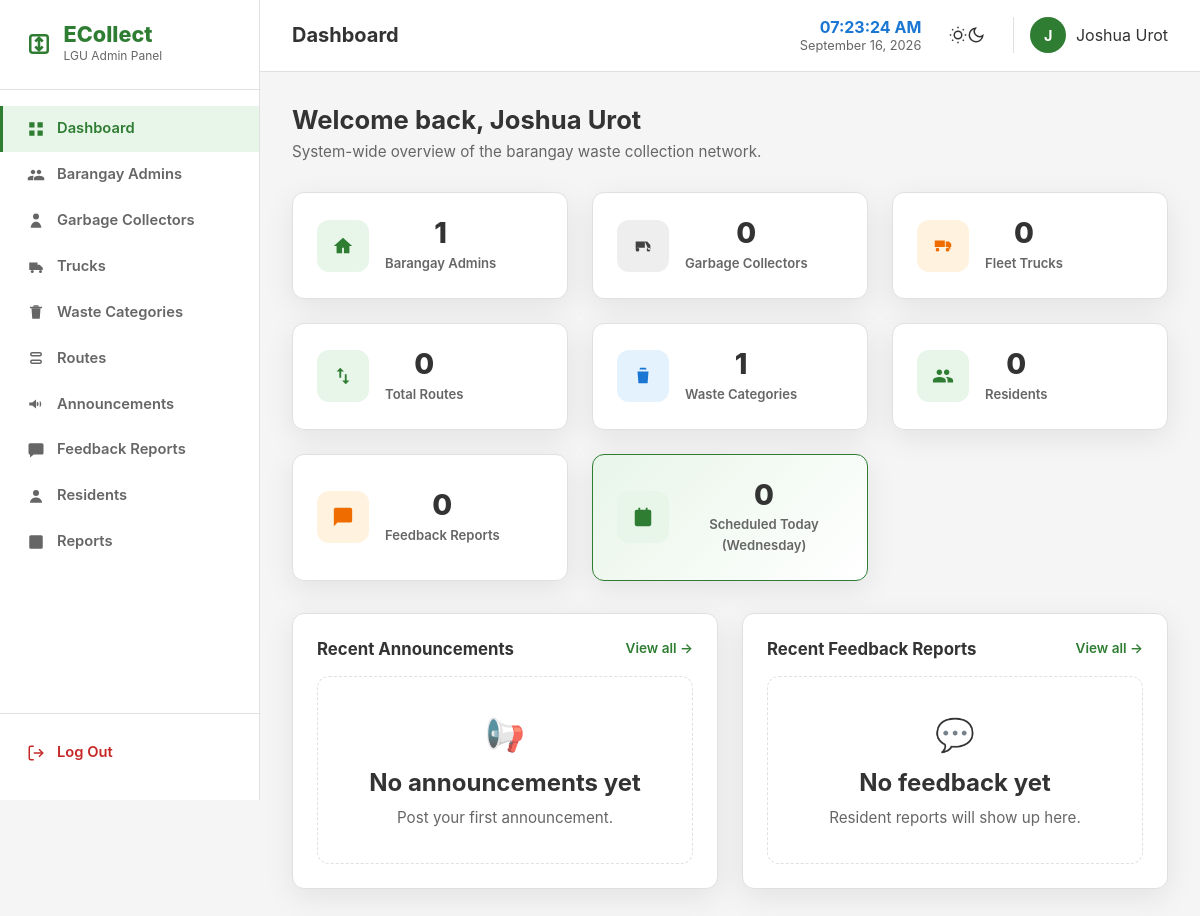
The app's page /users/lgu_admin/dashboard.php (signed in) with its own data.
### tables this page shows
CREATE TABLE `lgu_admin` (
  `lgu_admin_id` int(11) NOT NULL,
  `email` varchar(100) NOT NULL,
  `password` varchar(255) NOT NULL,
  `first_name` varchar(50) DEFAULT NULL,
  `last_name` varchar(50) DEFAULT NULL
);

### users/lgu_admin/includes/auth.php (called while the page is built, shortened)
<?php
require_once __DIR__ . '/../../../db.php';
$adminId    = $_SESSION['lgu_admin_id'];
$stmt = $conn->prepare("
    SELECT first_name, last_name, email
    FROM lgu_admin
    WHERE lgu_admin_id = ?
    LIMIT 1
");
$stmt->bind_param('i', $adminId);
$stmt->execute();
$admin = $stmt->get_result()->fetch_assoc();
if ($admin) {
    $adminName  = trim($admin['first_name'] . ' ' . $admin['last_name']);
}

### users/lgu_admin/dashboard.php (the view, shortened to what this page needs)
<?php
$pageTitle  = 'Dashboard';
include 'includes/auth.php';
function countRows($conn, $table) {
    $r = $conn->query("SELECT COUNT(*) AS c FROM `$table`");
    return $r ? (int) $r->fetch_assoc()['c'] : 0;
}
$stats = [
    'barangayadmins' => countRows($conn, 'barangay_admin'),
    'collectors'      => countRows($conn, 'garbage_collector'),
    'trucks'          => countRows($conn, 'truck'),
    'routes'          => countRows($conn, 'route'),
    'waste'           => countRows($conn, 'waste_category'),
    'residents'       => countRows($conn, 'resident'),
    'announcements'   => countRows($conn, 'announcement'),
    'feedback'        => countRows($conn, 'feedback_report'),
    'reports'         => countRows($conn, 'reports'),
];
$today = date('l');
$todayStmt = $conn->prepare("SELECT COUNT(*) AS c FROM collection_schedule WHERE day_of_week = ?");
$todayStmt->bind_param('s', $today);
$todayStmt->execute();
$todayCollections = (int) $todayStmt->get_result()->fetch_assoc()['c'];
$recentFeedback = $conn->query("
    SELECT fr.report_type, r.first_name, r.last_name
    FROM feedback_report fr
    LEFT JOIN resident r ON fr.resident_id = r.resident_id
    ORDER BY fr.feedback_report_id DESC LIMIT 5
");
$recentAnnouncements = $conn->query("SELECT title, published_timestamp FROM announcement ORDER BY published_timestamp DESC LIMIT 5");
include 'includes/layout_top.php';
?>
<div class="content-header">
    <div>
        <h2>Welcome back<?= $adminName ? ', ' . htmlspecialchars($adminName) : '' ?></h2>
        <p>System-wide overview of the barangay waste collection network.</p>
    </div>
</div>
<div class="stats-grid">
    <div class="stat-card">
        <div class="stat-icon stat-icon-green"><svg viewBox="0 0 24 24" width="22" height="22" fill="currentColor"><path d="M12 3 2 12h3v8h6v-6h2v6h6v-8h3L12 3z"/></svg></div>
        <div><div class="stat-value"><?= number_format($stats['barangayadmins']) ?></div><div class="stat-label">Barangay Admins</div></div>
    </div>
    <div class="stat-card">
        <div class="stat-icon stat-icon-gray"><svg viewBox="0 0 24 24" width="22" height="22" fill="currentColor"><path d="M4 16a2 2 0 1 0 4 0 2 2 0 0 0-4 0zm12 0a2 2 0 1 0 4 0 2 2 0 0 0-4 0zM3 7h11v7H6.5A2.5 2.5 0 0 0 4 16.5V7zm11 0h2.5L20 11v5h-2"/></svg></div>
        <div><div class="stat-value"><?= number_format($stats['collectors']) ?></div><div class="stat-label">Garbage Collectors</div></div>
    </div>
    <div class="stat-card">
        <div class="stat-icon stat-icon-amber"><svg viewBox="0 0 24 24" width="22" height="22" fill="currentColor"><path d="M3 13h11V6H3v7zm12 0h2.5l2.5 3v-3h1V9.5L18.5 7H15v6zM6 18a2 2 0 1 0 0-4 2 2 0 0 0 0 4zm11 0a2 2 0 1 0 0-4 2 2 0 0 0 0 4z"/></svg></div>
        <div><div class="stat-value"><?= number_format($stats['trucks']) ?></div><div class="stat-label">Fleet Trucks</div></div>
    </div>
    <div class="stat-card">
        <div class="stat-icon stat-icon-green"><svg viewBox="0 0 24 24" width="22" height="22" fill="currentColor"><path d="M9 3 5 6.99h3V14h2V6.99h3L9 3zm7 14.01V10h-2v7.01h-3L15 21l4-3.99h-3z"/></svg></div>
        <div><div class="stat-value"><?= number_format($stats['routes']) ?></div><div class="stat-label">Total Routes</div></div>
    </div>
    <div class="stat-card">
        <div class="stat-icon stat-icon-blue"><svg viewBox="0 0 24 24" width="22" height="22" fill="currentColor"><path d="M6 7h12l-1 13H7L6 7zm3-4h6l1 2H8l1-2z"/></svg></div>
        <div><div class="stat-value"><?= number_format($stats['waste']) ?></div><div class="stat-label">Waste Categories</div></div>
    </div>
    <div class="stat-card">
        <div class="stat-icon stat-icon-green"></div>
        <div><div class="stat-value"><?= number_format($stats['residents']) ?></div><div class="stat-label">Residents</div></div>
    </div>
    <div class="stat-card">
        <div class="stat-icon stat-icon-amber"><svg viewBox="0 0 24 24" width="22" height="22" fill="currentColor"><path d="M20 2H4a2 2 0 0 0-2 2v18l4-4h14a2 2 0 0 0 2-2V4a2 2 0 0 0-2-2z"/></svg></div>
        <div><div class="stat-value"><?= number_format($stats['feedback']) ?></div><div class="stat-label">Feedback Reports</div></div>
    </div>
    <div class="stat-card stat-card-highlight">
        <div class="stat-icon stat-icon-green"><svg viewBox="0 0 24 24" width="22" height="22" fill="currentColor"><path d="M7 2v2H5a2 2 0 0 0-2 2v14a2 2 0 0 0 2 2h14a2 2 0 0 0 2-2V6a2 2 0 0 0-2-2h-2V2h-2v2H9V2H7zm12 8H5v10h14V10z"/></svg></div>
        <div><div class="stat-value"><?= number_format($todayCollections) ?></div><div class="stat-label">Scheduled Today (<?= htmlspecialchars($today) ?>)</div></div>
    </div>
</div>
<div class="dashboard-panels">
    <div class="panel">
        <div class="panel-header"><h3>Recent Announcements</h3><a href="announcements.php" class="panel-link">View all &rarr;</a></div>
        <?php if ($recentAnnouncements->num_rows === 0): ?>
            <div class="empty-state-card empty-state-compact"><div class="empty-state-icon">📢</div><h3>No announcements yet</h3><p>Post your first announcement.</p></div>
        <?php endif; ?>
    </div>
    <div class="panel">
        <div class="panel-header"><h3>Recent Feedback Reports</h3><a href="feedback.php" class="panel-link">View all &rarr;</a></div>
        <?php if ($recentFeedback->num_rows === 0): ?>
            <div class="empty-state-card empty-state-compact"><div class="empty-state-icon">💬</div><h3>No feedback yet</h3><p>Resident reports will show up here.</p></div>
        <?php endif; ?>
    </div>
</div>
<?php include 'includes/layout_bottom.php'; ?>

### users/lgu_admin/includes/layout_top.php (shortened to what this page needs)
<!DOCTYPE html>
<html lang="en" data-theme="light">
<head>
    <link rel="stylesheet" href="../../assets/css/styles.css">
    <link rel="stylesheet" href="../../assets/css/admin.css">
</head>
<body class="admin-body">
<?php include __DIR__ . '/sidebar.php'; ?>
<div class="admin-main">
    <header class="admin-topbar">
        <div class="topbar-left">
            <h1 class="topbar-title">
                <?= htmlspecialchars($pageTitle) ?>
            </h1>
        </div>
        <div class="topbar-right">
            <div class="topbar-clock-wrap">
                <span id="clock" class="digital-clock">
                </span>
                <span class="header-date">
                    <?= date('F d, Y'); ?>
                </span>
            </div>
            <button
                id="adminThemeToggle"
                class="btn-icon"
                aria-label="Toggle dark mode"
            >
                <svg
                    class="moon-icon"
                    viewBox="0 0 24 24"
                    width="18"
                    height="18"
                    fill="none"
                    stroke="currentColor"
                    stroke-width="2"
                >
                    <path d="M21 12.79A9 9 0 1 1 11.21 3 7 7 0 0 0 21 12.79z"/>
                </svg>
            </button>
            <div class="admin-profile">
                <div class="admin-avatar">
                    <?= htmlspecialchars(
                        strtoupper(
                            substr($adminName ?: $adminEmail, 0, 1)
                        )
                    ) ?>
                </div>
                <span class="admin-name">
                    <?= htmlspecialchars($adminName ?: $adminEmail) ?>
                </span>
            </div>
        </div>
    </header>
    <main class="admin-content">

### assets/css/styles.css (style rules this page uses)
:root { --primary: #2e7d32; --primary-hover: #1b5e20; --primary-light: #e8f5e9; --secondary: #1976d2; --secondary-hover: #0d47a1; --bg-body: #ffffff; --bg-surface: #ffffff; --bg-light: #f5f5f5; --text-main: #333333; --text-muted: #666666; --border-color: #e0e0e0; --accent-amber: #f57c00; --shadow-soft: 0 8px 30px rgba(0, 0, 0, 0.08); --shadow-hover: 0 14px 40px rgba(0, 0, 0, 0.12); --font-family: -apple-system, BlinkMacSystemFont, "Segoe UI", Roboto, Oxygen, Ubuntu, Cantarell, sans-serif; --radius-sm: 6px; --radius-md: 12px; --radius-lg: 20px; --transition: all 0.3s cubic-bezier(0.25, 0.8, 0.25, 1); }
*, *::before, *::after { box-sizing: border-box; margin: 0; padding: 0; }
html { scroll-behavior: smooth; font-size: 16px; }
body { font-family: var(--font-family); background-color: var(--bg-body); color: var(--text-main); line-height: 1.6; overflow-x: hidden; transition: background-color 0.3s, color 0.3s; }
h1, h2, h3, h4, h5, h6 { color: var(--text-main); font-weight: 700; line-height: 1.25; }
h1 { font-size: 2.75rem; }
h2 { font-size: 2.25rem; }
h3 { font-size: 1.5rem; }
p { color: var(--text-muted); }
a { color: var(--primary); text-decoration: none; transition: var(--transition); }
.btn-icon { background: transparent; border: none; cursor: pointer; color: var(--text-main); padding: 0.5rem; display: flex; align-items: center; justify-content: center; border-radius: 50%; }
.digital-clock { font-size: 1rem; font-weight: 700; color: var(--secondary); }
.header-date { font-size: 0.8rem; color: var(--text-muted); white-space: nowrap; }
.topbar-clock-wrap { display: flex; flex-direction: column; align-items: center; justify-content: center; min-width: 140px; line-height: 1.2; white-space: nowrap; }
.stats-grid { display: grid; grid-template-columns: repeat(auto-fit, minmax(200px, 1fr)); gap: 2rem; text-align: center; }
.stat-label { color: rgba(255, 255, 255, 0.85); margin-top: 0.5rem; }
.empty-state-card { background-color: var(--bg-surface); border: 2px dashed var(--border-color); border-radius: var(--radius-md); padding: 3.5rem 2rem; text-align: center; max-width: 700px; margin: 0 auto; }
.empty-state-icon { font-size: 3rem; margin-bottom: 1rem; opacity: 0.8; }
.empty-state-card h3 { margin-bottom: 0.5rem; color: var(--text-main); }
.empty-state-card p { color: var(--text-muted); font-size: 0.95rem; line-height: 1.6; }

### records on screen
lgu_admin: substr($adminName ?: $adminEmail, 0, 1) "J", first_name+last_name "Joshua Urot", adminName "Joshua Urot"

### other values on screen
SITE_NAME "ECollect"
$item[0] "Dashboard"
$item[0] "Barangay Admins"
$item[0] "Garbage Collectors"
$item[0] "Trucks"
$item[0] "Waste Categories"
$item[0] "Routes"
$item[0] "Announcements"
$item[0] "Feedback Reports"
$item[0] "Residents"
$item[0] "Reports"
$pageTitle "Dashboard"
$stats['barangayadmins'] "1"
$stats['collectors'] "0"
$stats['trucks'] "0"
